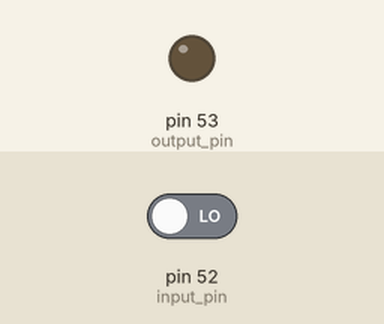
A sketch run on a simulated Arduino Mega 2560, built with avr-gcc and run on an emulated ATmega2560. Shown: output pins drawn as LEDs (lit = HIGH). The test bench sets the inputs (shaded band); at power-on: pin 52 (input_pin) LOW.

Above: at 1.2 s.
1.3 s: pin 52 (input_pin) driven HIGH
At 1.8 s:
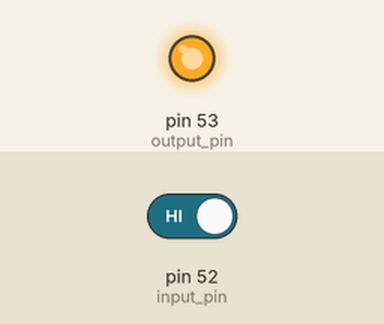
2.9 s: pin 52 (input_pin) driven LOW
At 4.2 s:
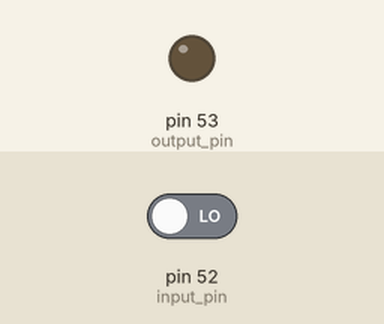
Timing chart, 0 to 5.9 s (numbered marks = the images above; inputs shaded):
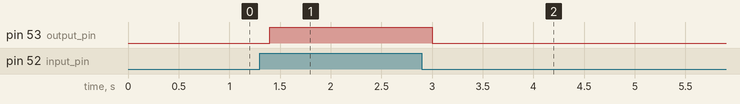

The sketch:

arduino2_receiver.ino
```cpp
//set up interrupt receiver for Arduino MEGA 2560

int input_pin = 52; //initialize pins A0 and A7
int output_pin = 53;
int val=0;
void setup() {

  pinMode(input_pin, INPUT); //set pins 0 and 7 as input and output respectively
  pinMode(output_pin, OUTPUT);

}

void loop() {
  val=digitalRead(input_pin);
  //delayMicroseconds(1000);
  delay(100);
  digitalWrite(output_pin, val);

}
```

Measured:
- after the input at 1.3 s, pin 53 (output_pin): LOW → HIGH after 0.10 s
- after the input at 2.9 s, pin 53 (output_pin): HIGH → LOW after 0.10 s
